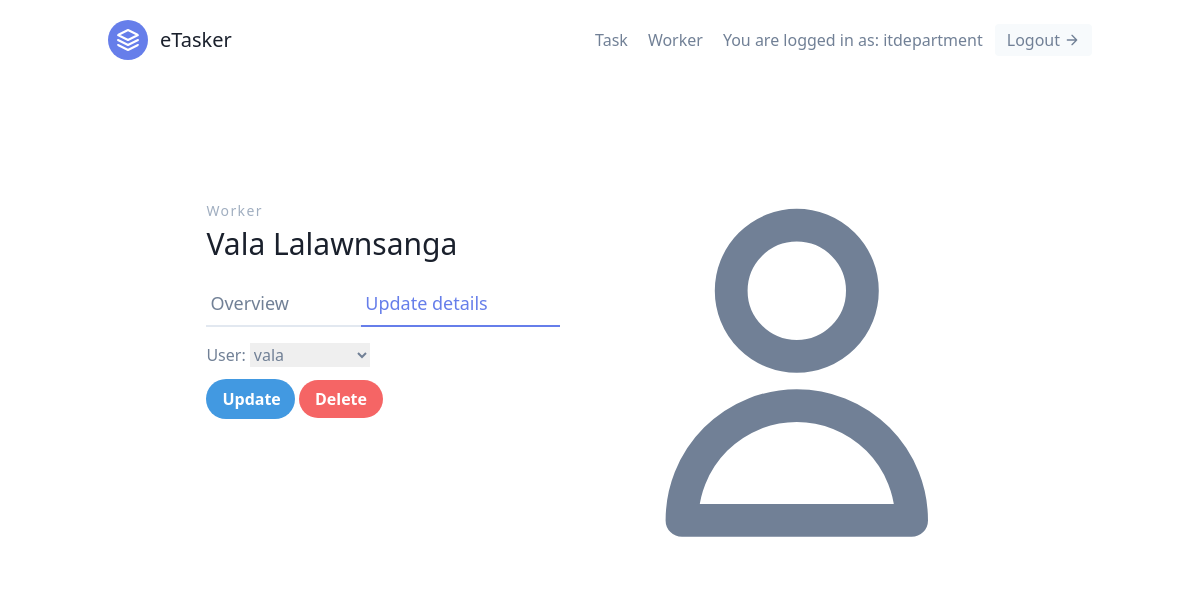
Screenshot of /workers/2/update/ (signed in) with the database file from the repository.
### tasks/models.py (models this page shows, shortened)
class User(AbstractUser):
    is_supervisor = models.BooleanField(default=False)
    is_worker = models.BooleanField(default=True)

class Worker(models.Model):
    user = models.OneToOneField(User, on_delete=CASCADE)
    department = models.ForeignKey(UserProfile, on_delete=models.CASCADE)

### workers/views.py (the view, shortened to what this page needs)
# urls.py: path('<int:pk>/update/', WorkerUpdateView.as_view(), name='worker-update'),
class WorkerUpdateView(SupervisorAndLoginRequiredMixin, generic.UpdateView):
    template_name = 'workers/worker_update.html'
    form_class = WorkerModelForm
    def get_queryset(self):
        return Worker.objects.all()

### workers/forms.py
class WorkerModelForm (forms.ModelForm):
    class Meta:
        model = Worker
        fields = (
            'user',
        )

### workers/mixins.py (called while the page is built)
    def dispatch(self, request, *args, **kwargs):
        if not request.user.is_authenticated or not request.user.is_supervisor:
            return redirect('tasks:task-list')
        return super().dispatch(request, *args, **kwargs)

### workers/templates/workers/worker_update.html
{% extends 'base.html' %}
{% load tailwind_filters %}
 {% block content %}
<section class="text-gray-600 body-font overflow-hidden">
  <div class="container px-5 py-24 mx-auto">
    <div class="lg:w-4/5 mx-auto flex flex-wrap">
      <div class="lg:w-1/2 w-full lg:pr-10 lg:py-6 mb-6 lg:mb-0">
        <h2 class="text-sm title-font text-gray-500 tracking-widest">Worker</h2>
        <h1 class="text-gray-900 text-3xl title-font font-medium mb-4">{{ worker.user.first_name}} {{ worker.user.last_name}}</h1>
        <div class="flex mb-4">
          <a href="{% url 'workers:worker-detail' worker.pk %}" class="flex-grow border-b-2 border-gray-300 py-2 text-lg px-1">Overview</a>
          <a href="{% url 'workers:worker-update' worker.pk %}" class="flex-grow text-indigo-500 border-b-2 border-indigo-500 py-2 text-lg px-1">Update details</a>
        </div>
        <form method="post">
          {% csrf_token %} {{ form|crispy }}
          <button type="submit" class="w-1/4 mt-3 bg-blue-500 hover:bg-blue-700 text-white font-bold py-2 px-4 rounded-full">Update</button>
          <a href="{% url 'workers:worker-delete' worker.pk %}" class="w-1/2 mt-3 bg-red-500 hover:bg-red-700 text-white font-bold py-2 px-4 rounded-full">
            Delete
        </a>
        </form>
      </div>
      <svg xmlns="http://www.w3.org/2000/svg" class="lg:w-1/2 w-full lg:h-auto h-64 object-cover object-center rounded" fill="none" viewBox="0 0 24 24" stroke="currentColor">
        <path stroke-linecap="round" stroke-linejoin="round" stroke-width="2" d="M16 7a4 4 0 11-8 0 4 4 0 018 0zM12 14a7 7 0 00-7 7h14a7 7 0 00-7-7z" />
      </svg>
    </div>
  </div>
</section>
{% endblock content %}

### templates/navbar.html (shortened to what this page needs)
<header class="text-gray-600 body-font">
    <div class="container mx-auto flex flex-wrap p-5 flex-col md:flex-row items-center">
      <a class="flex title-font font-medium items-center text-gray-900 mb-4 md:mb-0">
        <svg xmlns="http://www.w3.org/2000/svg" fill="none" stroke="currentColor" stroke-linecap="round" stroke-linejoin="round" stroke-width="2" class="w-10 h-10 text-white p-2 bg-indigo-500 rounded-full" viewBox="0 0 24 24">
          <path d="M12 2L2 7l10 5 10-5-10-5zM2 17l10 5 10-5M2 12l10 5 10-5"></path>
        </svg>
        <span class="ml-3 text-xl">eTasker</span>
      </a>
      <nav class="md:ml-auto flex flex-wrap items-center text-base justify-center">
        {% if not request.user.is_authenticated %}
        <a href="{% url 'signup' %}" class="mr-5 hover:text-gray-900">
          Sign up</a>
        {% else %}{% if request.user.is_supervisor %}
        <a href="{% url 'tasks:task-list' %}" class="mr-5 hover:text-gray-900">Task</a>
         <a href="{% url 'workers:worker-list' %}" class="mr-5 hover:text-gray-900">Worker</a>
        {% endif %}
        {% endif %}
      </nav>
      {% if request.user.is_authenticated %}
       You are logged in as: {{ request.user.username }}
       <a href="{% url 'logout' %}?next=/ " class="ml-3 inline-flex items-center bg-gray-100 border-0 py-1 px-3 focus:outline-none hover:bg-gray-200 rounded text-base mt-4 md:mt-0">
         Logout
        <svg fill="none" stroke="currentColor" stroke-linecap="round" stroke-linejoin="round" stroke-width="2" class="w-4 h-4 ml-1" viewBox="0 0 24 24">
          <path d="M5 12h14M12 5l7 7-7 7"></path>
        </svg>
        </a>
      {% endif %}
    </div>
  </header>

### rows the page displays
User: user.username "itdepartment"
Worker: user.first_name "Vala", user.last_name "Lalawnsanga", user "vala"
